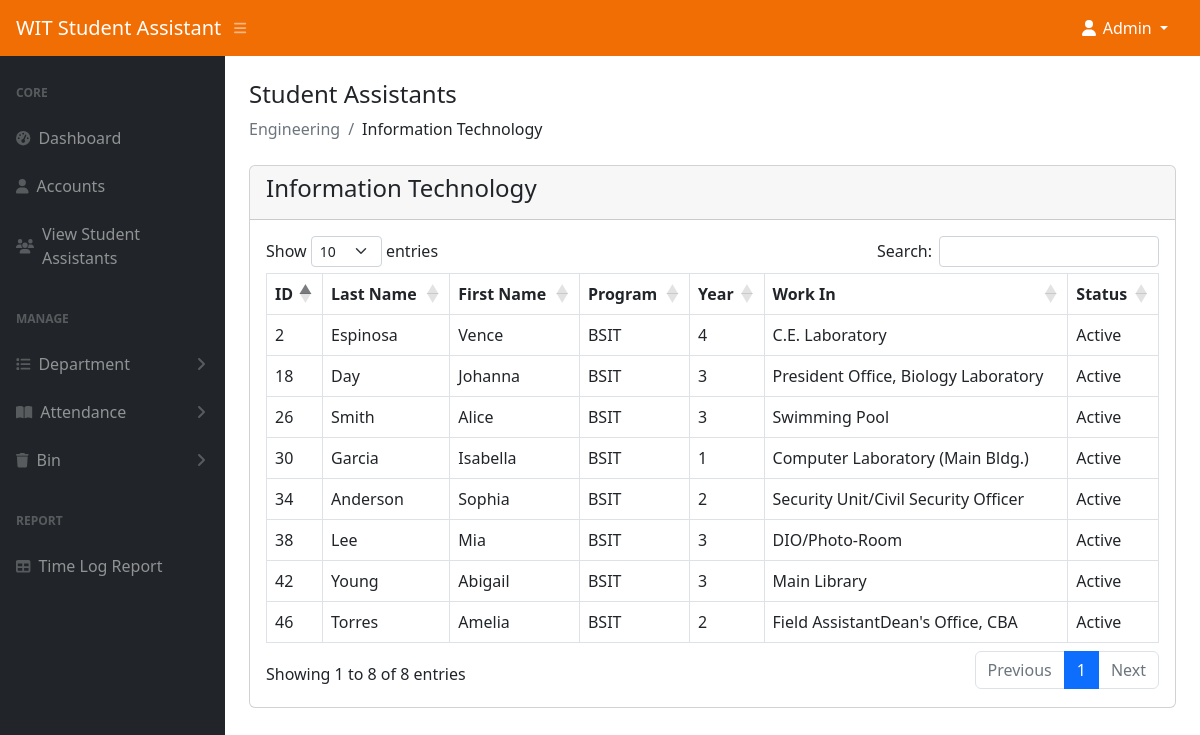
/admin/techno.php (signed in), run on an earlier commit of the app's database.
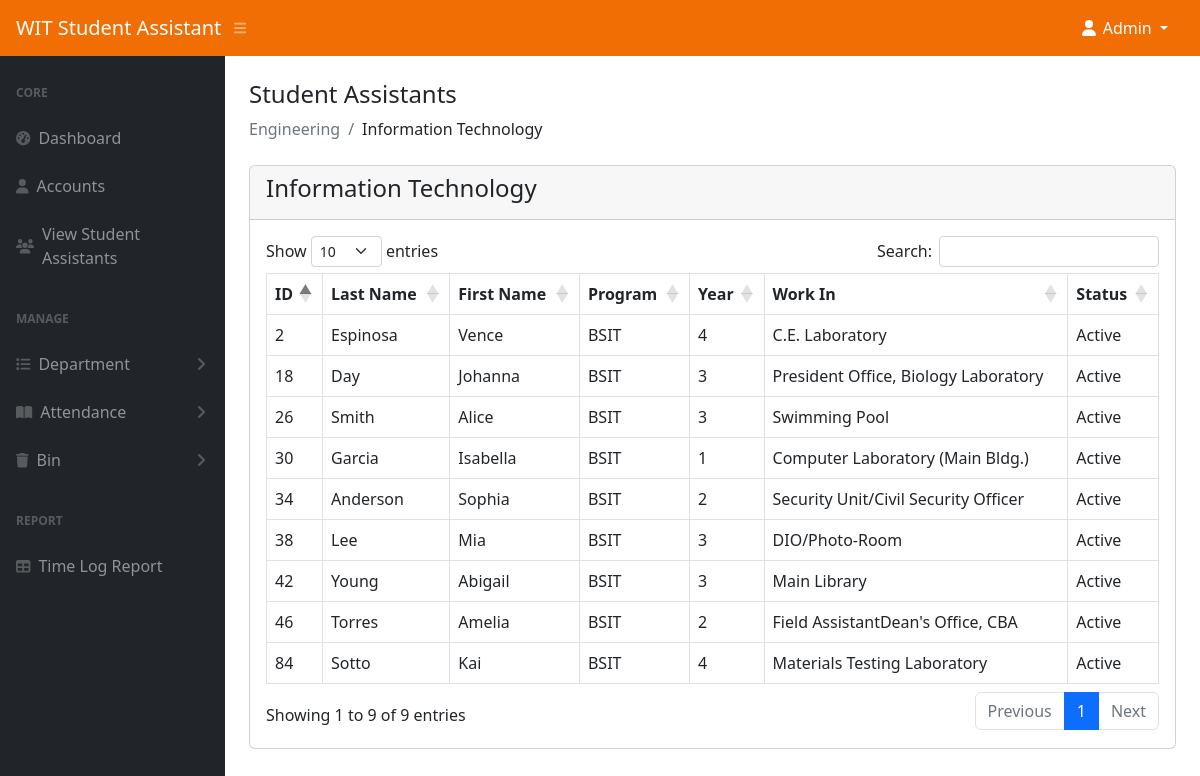
And on a later commit of the database.
### tables this page shows
CREATE TABLE `student_assistant` (
  `id` int(11) NOT NULL,
  `last_name` varchar(50) NOT NULL,
  `first_name` varchar(50) NOT NULL,
  `program` varchar(100) NOT NULL,
  `year` int(11) NOT NULL,
  `work` varchar(255) NOT NULL,
  `fingerprint_image` longblob DEFAULT NULL,
  `image` text DEFAULT NULL,
  `status` tinyint(1) NOT NULL DEFAULT 0 COMMENT '0-visible,1=hidden,2=deleted',
  `age` int(11) NOT NULL,
  `sex` varchar(100) NOT NULL,
  `civil_status` varchar(100) NOT NULL,
  `date_of_birth` varchar(100) NOT NULL,
  `city_address` text NOT NULL,
  `contact_no1` varchar(15) NOT NULL,
  `contact_no2` varchar(15) NOT NULL,
  `contact_no3` varchar(15) NOT NULL,
  `province_address` text NOT NULL,
  `guardian` varchar(100) NOT NULL,
  `honor_award` text NOT NULL,
  `past_scholar` varchar(100) NOT NULL,
  `present_scholar` varchar(999) NOT NULL,
  `work_experience` text NOT NULL,
  `special_talent` text NOT NULL,
  `out_name1` varchar(100) DEFAULT NULL,
  `comp_add1` varchar(255) DEFAULT NULL,
  `cn1` varchar(20) DEFAULT NULL,
  `out_name2` varchar(100) DEFAULT NULL,
  `comp_add2` varchar(255) DEFAULT NULL,
  `cn2` varchar(20) DEFAULT NULL,
  `out_name3` varchar(100) DEFAULT NULL,
  `comp_add3` varchar(255) DEFAULT NULL,
  `cn3` varchar(20) DEFAULT NULL,
  `from_wit1` varchar(100) DEFAULT NULL,
  `comp_add4` varchar(255) DEFAULT NULL,
  `cn4` varchar(20) DEFAULT NULL,
  `from_wit2` varchar(100) DEFAULT NULL,
  `comp_add5` varchar(255) DEFAULT NULL,
  `cn5` varchar(20) DEFAULT NULL,
  `from_wit3` varchar(100) DEFAULT NULL,
  `comp_add6` varchar(255) DEFAULT NULL,
  `cn6` varchar(20) DEFAULT NULL,
  `fathers_name` varchar(100) DEFAULT NULL,
  `fathers_occ` varchar(100) DEFAULT NULL,
  `fathers_income` decimal(10,2) DEFAULT NULL,
  `mothers_name` varchar(100) DEFAULT NULL,
  `mothers_occ` varchar(100) DEFAULT NULL,
  `mothers_income` decimal(10,2) DEFAULT NULL,
  `siblings` text DEFAULT NULL
);

### admin/techno.php (the view, shortened to what this page needs)
<?php
include('authentication.php');
include('includes/header.php');
?>
<div class="container-fluid px-4">
    <h4 class="mt-4">Student Assistants</h4>
    <ol class="breadcrumb mb-4">
        <li class="breadcrumb-item active">Engineering</li>
        <li class="breadcrumb-item">Information Technology</li>
    </ol>
    <div class="row">
        <div class="col-md-12">
            <div class="card">
                <div class="card-header">
                    <h4>Information Technology</h4>
                </div>
                <div class="card-body">
                    <table id="myTable" class="table table-bordered">
                        <thead>
                            <tr>
                                <th>ID</th>
                                <th>Last Name</th>
                                <th>First Name</th>
                                <th>Program</th>
                                <th>Year</th>
                                <th>Work In</th>
                                <th>Status</th>
                            </tr>
                        </thead>
                        <tbody>
                            <?php
                            $query = "SELECT * FROM student_assistant WHERE program = 'BSIT'";
                            $query_run = mysqli_query($con, $query);
                            if (mysqli_num_rows($query_run) > 0) {
                                foreach ($query_run as $row) {
                            ?>
                                    <tr>
                                        <td><?= $row['id']; ?></td>
                                        <td><?= $row['last_name']; ?></td>
                                        <td><?= $row['first_name']; ?></td>
                                        <td><?= $row['program']; ?></td>
                                        <td><?= $row['year']; ?></td>
                                        <td><?= $row['work']; ?></td>
                                        <td>Active</td>
                                    <?php
                                }
                            } else {
                                    ?>
                                    <tr>
                                        <td colspan="6">No Record Found</td>
                                    </tr>
                                <?php
                            }
                                ?>
                        </tbody>
                    </table>
                </div>
            </div>
        </div>
    </div>
</div>
<?php
include('includes/scripts.php');
?>

What changed in the data, as far as the page shows it:
added student_assistant: id "84", last_name "Sotto", first_name "Kai", program "BSIT", year "4", work "Materials Testing Laboratory"
Also different on the page:
text written by a page script: "Show entries Search: Showing 1 to 8 of 8 entries Previous 1 Next" → "Show entries Search: Showing 1 to 9 of 9 entries Previous 1 Next"
